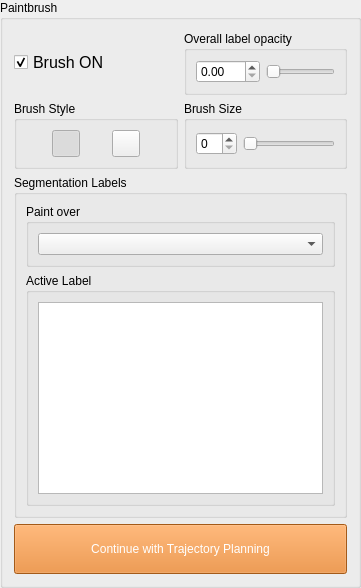
             <widget class="QGroupBox" name="groupBox_paintbrush_3d">
              <property name="title">
               <string>Paintbrush</string>
              </property>
              <layout class="QGridLayout" name="gridLayout_18" columnstretch="1,1">
               <item row="1" column="0">
                <widget class="QGroupBox" name="groupBox_14">
                 <property name="title">
                  <string>Brush Style</string>
                 </property>
                 <layout class="QGridLayout" name="gridLayout_12">
                  <item row="0" column="0">
                   <widget class="QToolButton" name="paint_square">
                    <property name="toolTip">
                     <string>Use a square brush.</string>
                    </property>
                    <property name="text">
                     <string/>
                    </property>
                    <property name="icon">
                     <iconset>
                      <normaloff>Icons/mri/square.png</normaloff>Icons/mri/square.png</iconset>
                    </property>
                    <property name="iconSize">
                     <size>
                      <width>20</width>
                      <height>20</height>
                     </size>
                    </property>
                    <property name="checkable">
                     <bool>true</bool>
                    </property>
                    <property name="checked">
                     <bool>true</bool>
                    </property>
                    <property name="autoExclusive">
                     <bool>false</bool>
                    </property>
                   </widget>
                  </item>
                  <item row="0" column="1">
                   <widget class="QToolButton" name="paint_round">
                    <property name="enabled">
                     <bool>true</bool>
                    </property>
                    <property name="toolTip">
                     <string>Use a round brush.</string>
                    </property>
                    <property name="text">
                     <string/>
                    </property>
                    <property name="icon">
                     <iconset>
                      <normaloff>Icons/mri/circle.png</normaloff>Icons/mri/circle.png</iconset>
                    </property>
                    <property name="iconSize">
                     <size>
                      <width>20</width>
                      <height>20</height>
                     </size>
                    </property>
                    <property name="checkable">
                     <bool>true</bool>
                    </property>
                    <property name="autoExclusive">
                     <bool>false</bool>
                    </property>
                   </widget>
                  </item>
                 </layout>
                </widget>
               </item>
               <item row="0" column="1">
                <widget class="QGroupBox" name="groupBox_20">
                 <property name="title">
                  <string>Overall label opacity</string>
                 </property>
                 <layout class="QGridLayout" name="gridLayout_16">
                  <item row="0" column="0">
                   <widget class="QDoubleSpinBox" name="doubleSpinBox_labelOcc3d">
                    <property name="maximumSize">
                     <size>
                      <width>16777215</width>
                      <height>30</height>
                     </size>
                    </property>
                    <property name="toolTip">
                     <string>Opacity of the segmentation label overlay (0 = invisible, 1 = fully opaque); linked to the slider below.</string>
                    </property>
                    <property name="frame">
                     <bool>true</bool>
                    </property>
                    <property name="buttonSymbols">
                     <enum>QAbstractSpinBox::UpDownArrows</enum>
                    </property>
                    <property name="maximum">
                     <double>105.000000000000000</double>
                    </property>
                    <property name="singleStep">
                     <double>0.050000000000000</double>
                    </property>
                   </widget>
                  </item>
                  <item row="0" column="1">
                   <widget class="QSlider" name="sizeSlider_labelOcc3d">
                    <property name="toolTip">
                     <string>Drag to adjust the segmentation label overlay's opacity; linked to the spin box above.</string>
                    </property>
                    <property name="maximum">
                     <number>600</number>
                    </property>
                    <property name="singleStep">
                     <number>1</number>
                    </property>
                    <property name="pageStep">
                     <number>1</number>
                    </property>
                    <property name="value">
                     <number>0</number>
                    </property>
                    <property name="orientation">
                     <enum>Qt::Horizontal</enum>
                    </property>
                   </widget>
                  </item>
                 </layout>
                </widget>
               </item>
               <item row="4" column="0" colspan="2">
                <widget class="QPushButton" name="pushButton_paint_done">
                 <property name="minimumSize">
                  <size>
                   <width>0</width>
                   <height>50</height>
                  </size>
                 </property>
                 <property name="toolTip">
                  <string>Finish painting and continue on to trajectory planning.</string>
                 </property>
                 <property name="styleSheet">
                  <string notr="true"> QPushButton { background-color: #e67e22; color: white; } QPushButton:disabled { background-color: #a9713f; color: #cccccc; }</string>
                 </property>
                 <property name="text">
                  <string>Continue with Trajectory Planning</string>
                 </property>
                </widget>
               </item>
               <item row="1" column="1">
                <widget class="QGroupBox" name="groupBox_15">
                 <property name="title">
                  <string>Brush Size</string>
                 </property>
                 <layout class="QGridLayout" name="gridLayout_13">
                  <item row="0" column="0">
                   <widget class="QDoubleSpinBox" name="brush_size3d">
                    <property name="maximumSize">
                     <size>
                      <width>16777215</width>
                      <height>30</height>
                     </size>
                    </property>
                    <property name="toolTip">
                     <string>Diameter of the paintbrush, in pixels; linked to the slider below.</string>
                    </property>
                    <property name="wrapping">
                     <bool>false</bool>
                    </property>
                    <property name="frame">
                     <bool>true</bool>
                    </property>
                    <property name="buttonSymbols">
                     <enum>QAbstractSpinBox::UpDownArrows</enum>
                    </property>
                    <property name="decimals">
                     <number>0</number>
                    </property>
                    <property name="maximum">
                     <double>40.000000000000000</double>
                    </property>
                    <property name="singleStep">
                     <double>1.000000000000000</double>
                    </property>
                   </widget>
                  </item>
                  <item row="0" column="1">
                   <widget class="QSlider" name="brush_sizeSlider3d">
                    <property name="toolTip">
                     <string>Drag to adjust the paintbrush diameter; linked to the spin box above.</string>
                    </property>
                    <property name="maximum">
                     <number>600</number>
                    </property>
                    <property name="singleStep">
                     <number>1</number>
                    </property>
                    <property name="pageStep">
                     <number>1</number>
                    </property>
                    <property name="value">
                     <number>0</number>
                    </property>
                    <property name="orientation">
                     <enum>Qt::Horizontal</enum>
                    </property>
                   </widget>
                  </item>
                 </layout>
                </widget>
               </item>
               <item row="0" column="0">
                <widget class="QCheckBox" name="checkBox_Brush">
                 <property name="enabled">
                  <bool>true</bool>
                 </property>
                 <property name="maximumSize">
                  <size>
                   <width>16777215</width>
                   <height>16777215</height>
                  </size>
                 </property>
                 <property name="font">
                  <font>
                   <pointsize>12</pointsize>
                   <bold>false</bold>
                  </font>
                 </property>
                 <property name="text">
                  <string>Brush ON</string>
                 </property>
                 <property name="iconSize">
                  <size>
                   <width>16</width>
                   <height>16</height>
                  </size>
                 </property>
                 <property name="checked">
                  <bool>true</bool>
                 </property>
                </widget>
               </item>
               <item row="3" column="0" colspan="2">
                <widget class="QGroupBox" name="groupBox_18">
                 <property name="maximumSize">
                  <size>
                   <width>16777215</width>
                   <height>16777215</height>
                  </size>
                 </property>
                 <property name="title">
                  <string>Segmentation Labels</string>
                 </property>
                 <layout class="QGridLayout" name="gridLayout_10">
                  <item row="0" column="0">
                   <widget class="QGroupBox" name="groupBox_19">
                    <property name="title">
                     <string>Paint over</string>
                    </property>
                    <layout class="QGridLayout" name="gridLayout_11">
                     <item row="0" column="0">
                      <widget class="QComboBox" name="comboBox_paintOver">
                       <property name="toolTip">
                        <string>Restrict new brush strokes to only overwrite pixels currently assigned to this label (or paint over all/none).</string>
                       </property>
                      </widget>
                     </item>
                    </layout>
                   </widget>
                  </item>
                  <item row="1" column="0">
                   <widget class="QGroupBox" name="groupBox_50">
                    <property name="title">
                     <string>Active Label</string>
                    </property>
                    <layout class="QGridLayout" name="gridLayout_15">
                     <item row="0" column="0">
                      <widget class="QTableWidget" name="tableWidget_labels3D">
                       <property name="verticalScrollBarPolicy">
                        <enum>Qt::ScrollBarAsNeeded</enum>
                       </property>
                       <property name="horizontalScrollBarPolicy">
                        <enum>Qt::ScrollBarAsNeeded</enum>
                       </property>
                       <property name="sizeAdjustPolicy">
                        <enum>QAbstractScrollArea::AdjustIgnored</enum>
                       </property>
                       <property name="selectionBehavior">
                        <enum>QAbstractItemView::SelectRows</enum>
                       </property>
                       <attribute name="horizontalHeaderVisible">
                        <bool>false</bool>
                       </attribute>
                       <attribute name="horizontalHeaderMinimumSectionSize">
                        <number>23</number>
                       </attribute>
                       <attribute name="horizontalHeaderDefaultSectionSize">
                        <number>51</number>
                       </attribute>
                       <attribute name="verticalHeaderVisible">
                        <bool>false</bool>
                       </attribute>
                       <attribute name="verticalHeaderDefaultSectionSize">
                        <number>25</number>
                       </attribute>
                       <column>
                        <property name="text">
                         <string>Idx</string>
                        </property>
                       </column>
                       <column>
                        <property name="text">
                         <string>Color</string>
                        </property>
                       </column>
                       <column>
                        <property name="text">
                         <string>Label</string>
                        </property>
                       </column>
                      </widget>
                     </item>
                    </layout>
                   </widget>
                  </item>
                 </layout>
                </widget>
               </item>
              </layout>
             </widget>
